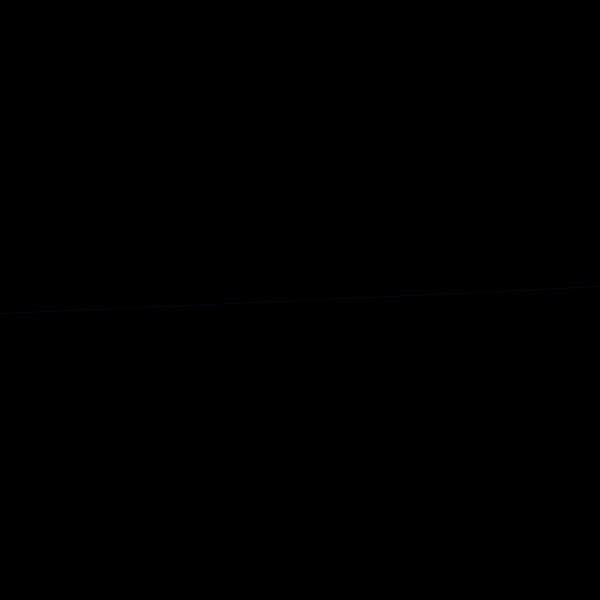
Frame 1 (no input)
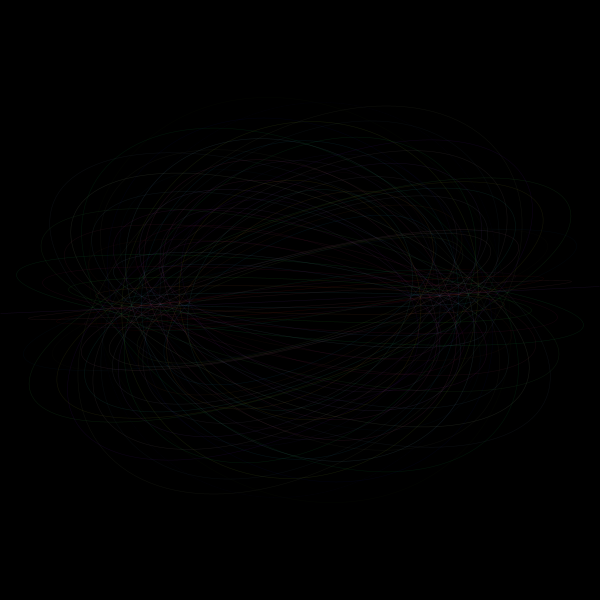
Frame 60 (the mouse pressed at the canvas centre just before this capture)
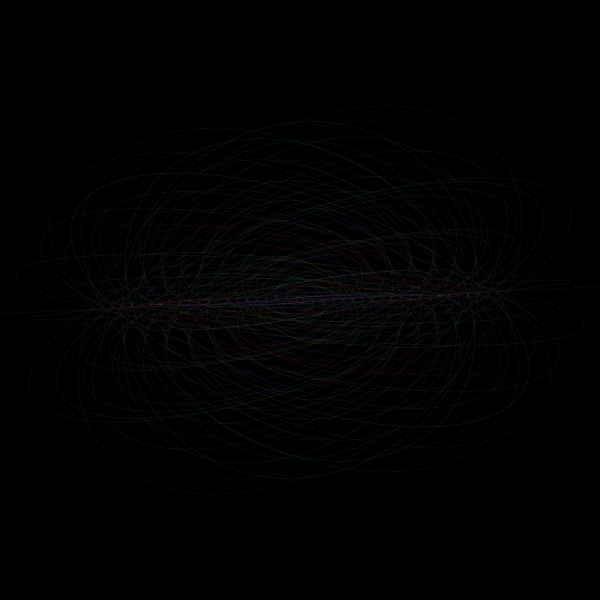
Frame 120 (the mouse held since frame 60 and released just before this capture)

The Processing sketch that drew these frames (run headless with seeded random() and noise(); from frame 60 on, the mouse is pressed at the canvas centre):

// Processing sketch: processing_110478
// ── processing_110478.pde

//supernova
float x, y;
float angle = 0; 
float a = 600;
float b = 5; 

void setup() {
  size(600, 600);
  background(0);
}

void draw() {
  fill(0,0); 
  
  x = a * cos(angle); 
  y = a * sin(angle);
  
  strokeWeight(0.5); 
  stroke(random(255),random(255),random(255),30); 

  translate(width/2, height/2); 
  rotate(a); 
  
  ellipse(0, 0, x, y);

  angle = angle +5;
  a = a - b;

  if ( a == 0 || a == 600) { 
    b =  b * -0.5;
  }
}
